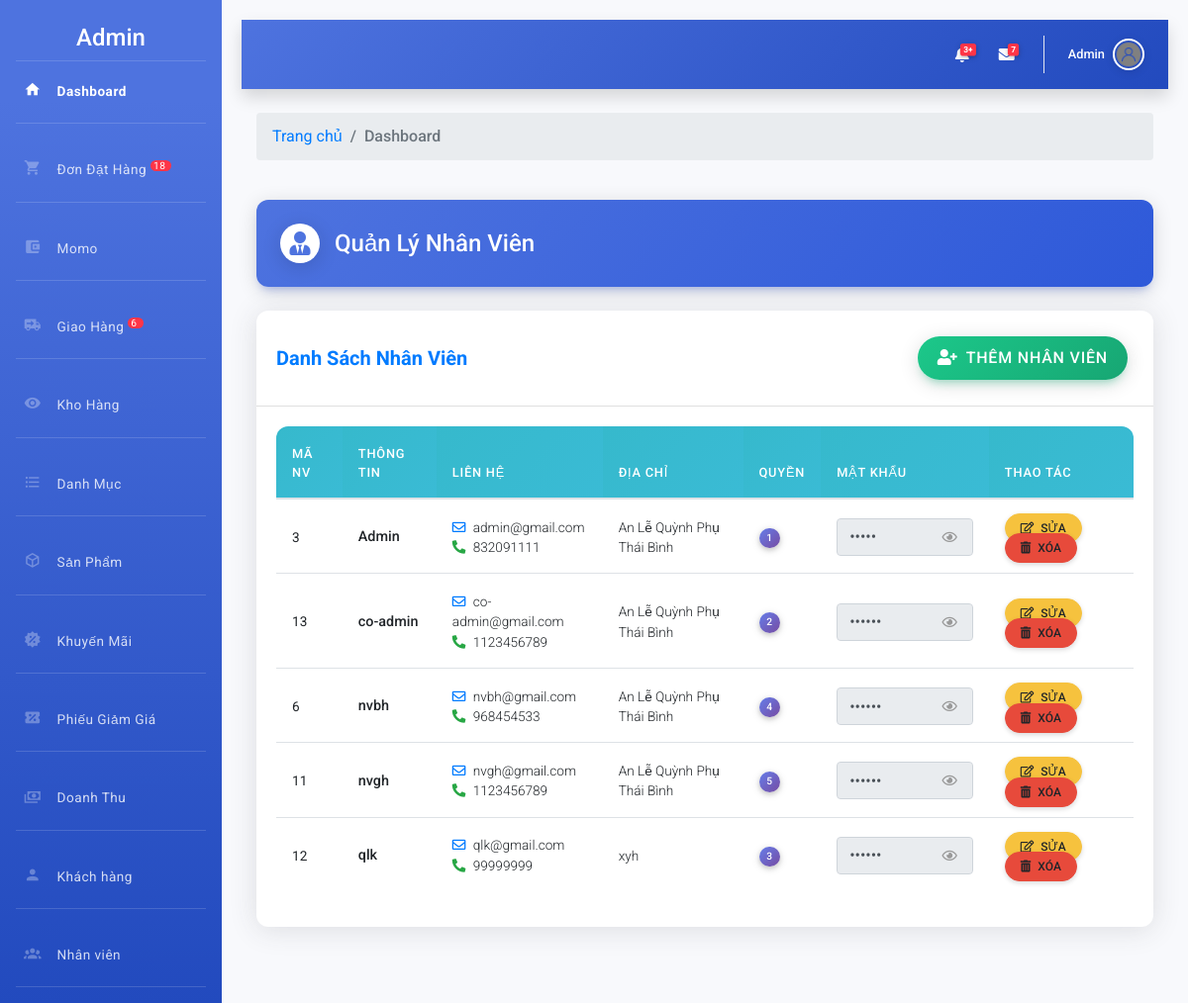
The app's page /admin/index.php?action=nhanvien (signed in) with its own data.
### tables this page shows
CREATE TABLE `nhanvien` (
  `MaNV` int NOT NULL,
  `TenNV` varchar(50) NOT NULL,
  `Email` varchar(50) NOT NULL,
  `SDT` int NOT NULL,
  `DiaChi` text NOT NULL,
  `MatKhau` varchar(50) NOT NULL,
  `Quyen` int NOT NULL
);

### admin/nhanvien/danhsach.php (the view, shortened to what this page needs)
<!DOCTYPE html>
<html lang="vi">
<head>
    <link rel="stylesheet" href="https://cdnjs.cloudflare.com/ajax/libs/twitter-bootstrap/4.6.0/css/bootstrap.min.css">
    <link rel="stylesheet" href="https://cdnjs.cloudflare.com/ajax/libs/font-awesome/5.15.3/css/all.min.css">
    <link rel="stylesheet" href="https://cdnjs.cloudflare.com/ajax/libs/google-fonts/1.0.0/families/roboto.css">
    <link rel="stylesheet" href="https://cdnjs.cloudflare.com/ajax/libs/datatables/1.10.21/css/dataTables.bootstrap4.min.css">
    <link rel="stylesheet" href="https://cdnjs.cloudflare.com/ajax/libs/animate.css/4.1.1/animate.min.css">
</head>
<body>
<?php
    $sql = "select * from nhanvien";
    $rs = mysqli_query($conn, $sql);
?>
<div class="container-fluid py-4">
    <div class="page-header animate-in">
        <h4>
            <span class="page-icon"><i class="fas fa-user-tie"></i></span>
            Quản Lý Nhân Viên
        </h4>
    </div>
    <div class="card animate-in">
        <div class="card-header d-flex justify-content-between align-items-center">
            <h5 class="m-0 font-weight-bold text-primary">Danh Sách Nhân Viên</h5>
            <a href="?action=nhanvien&view=them" class="btn btn-add">
                <i class="fas fa-user-plus mr-2"></i>Thêm Nhân Viên
            </a>
        </div>
        <div class="card-body">
            <div class="table-responsive">
                <table id="employeeTable" class="table table-hover employee-table">
                    <thead>
                        <tr>
                            <th>Mã NV</th>
                            <th>Thông Tin</th>
                            <th>Liên Hệ</th>
                            <th>Địa Chỉ</th>
                            <th>Quyền</th>
                            <th>Mật Khẩu</th>
                            <th>Thao Tác</th>
                        </tr>
                    </thead>
                    <tbody>
                        <?php while ($row = mysqli_fetch_array($rs)) { ?>
                        <tr>
                            <td><strong><?php echo $row['MaNV']; ?></strong></td>
                            <td>
                                <div class="employee-info">
                                    <div class="name"><?php echo $row['TenNV']; ?></div>
                                </div>
                            </td>
                            <td>
                                <div><i class="far fa-envelope mr-1 text-primary"></i> <?php echo $row['Email']; ?></div>
                                <div><i class="fas fa-phone-alt mr-1 text-success"></i> <?php echo $row['SDT']; ?></div>
                            </td>
                            <td><?php echo $row['DiaChi']; ?></td>
                            <td><span class="badge badge-role"><?php echo $row['Quyen']; ?></span></td>
                            <td>
                                <div class="password-field">
                                    <input type="password" class="form-control password-input" readonly value="<?php echo $row['MatKhau']; ?>">
                                    <button type="button" class="password-toggle">
                                        <i class="far fa-eye"></i>
                                    </button>
                                </div>
                            </td>
                            <td>
                                <a href="index.php?action=nhanvien&view=sua&manv=<?php echo $row['MaNV']; ?>" class="btn btn-action btn-edit">
                                    <i class="far fa-edit mr-1"></i> Sửa
                                </a>
                                <a href="nhanvien/xuly.php?xoa&manv=<?php echo $row['MaNV']; ?>" class="btn btn-action btn-delete btn-delete-confirm">
                                    <i class="fas fa-trash-alt mr-1"></i> Xóa
                                </a>
                            </td>
                        </tr>
                        <?php } ?>
                    </tbody>
                </table>
            </div>
        </div>
    </div>
</div>
</body>
</html>

### admin/include/menu.php (style rules this page uses)
:root { --primary: #4e73df; --primary-dark: #3a56a5; --secondary: #858796; --success: #1cc88a; --info: #36b9cc; --warning: #f6c23e; --danger: #e74a3b; --light: #f8f9fc; --dark: #5a5c69; }

### admin/include/header.php (style rules this page uses)
:root { --primary: #4e73df; --primary-dark: #3a5fc7; --secondary: #858796; --success: #1cc88a; --info: #36b9cc; --warning: #f6c23e; --danger: #e74a3b; --light: #f8f9fc; --dark: #5a5c69; }
body { font-family: 'Roboto', sans-serif; background-color: #f8f9fc; overflow-x: hidden; width: 100%; max-width: 100%; }
.container-fluid { padding-right: 0; padding-left: 0; max-width: 100%; }
.card { border: none; border-radius: 10px; box-shadow: 0 5px 15px rgba(0, 0, 0, 0.05); transition: transform 0.3s, box-shadow 0.3s; }
.card-header { background-color: #fff; border-bottom: 1px solid #edf2f9; border-top-left-radius: 10px !important; border-top-right-radius: 10px !important; font-weight: 600; }

### admin/nhanvien/danhsach.php (style rules this page uses)
:root { --primary-color: #4e73df; --secondary-color: #2e59d9; --success-color: #1cc88a; --info-color: #36b9cc; --warning-color: #f6c23e; --danger-color: #e74a3b; }
body { font-family: 'Roboto', sans-serif; background-color: #f8f9fc; color: #5a5c69; }
.card { border-radius: 0.75rem; border: none; box-shadow: 0 0.15rem 1.75rem 0 rgba(58, 59, 69, 0.15); margin-bottom: 2rem; }
.card-header { background-color: transparent; border-bottom: 1px solid rgba(0, 0, 0, 0.125); padding: 1.25rem; }
.page-header { padding: 1.5rem; border-radius: 0.75rem; margin-bottom: 1.5rem; background: linear-gradient(135deg, var(--primary-color) 0%, var(--secondary-color) 100%); color: white; box-shadow: 0 4px 20px 0 rgba(0, 0, 0, 0.14), 0 7px 10px -5px rgba(76, 111, 238, 0.4); }
.page-header h4 { margin: 0; display: flex; align-items: center; font-weight: 500; }
.page-icon { width: 40px; height: 40px; border-radius: 50%; background-color: white; display: flex; align-items: center; justify-content: center; margin-right: 15px; color: var(--primary-color); box-shadow: 0 4px 20px 0 rgba(0, 0, 0, 0.14); }
.employee-table th { font-weight: 500; text-transform: uppercase; font-size: 0.8rem; letter-spacing: 0.05rem; background: linear-gradient(135deg, var(--info-color) 0%, #3abbd5 100%); color: white; border: none; padding: 0.75rem 1rem; }
.employee-table td { vertical-align: middle; padding: 0.75rem 1rem; font-size: 0.85rem; }
.btn-action { margin: 0 5px; border-radius: 50px; padding: 5px 15px; font-size: 0.75rem; font-weight: 500; text-transform: uppercase; box-shadow: 0 2px 5px rgba(0, 0, 0, 0.15); transition: all 0.3s; }
.btn-edit { background-color: var(--warning-color); border-color: var(--warning-color); color: #fff; }
.btn-delete { background-color: var(--danger-color); border-color: var(--danger-color); color: #fff; }
.btn-add { background: linear-gradient(135deg, var(--success-color) 0%, #17a673 100%); border: none; color: white; padding: 10px 20px; font-weight: 500; text-transform: uppercase; letter-spacing: 0.05rem; border-radius: 50px; box-shadow: 0 4px 20px 0 rgba(0, 0, 0, 0.14), 0 7px 10px -5px rgba(25, 205, 140, 0.4); transition: all 0.3s; }
.password-field { position: relative; }
.password-toggle { position: absolute; right: 10px; top: 50%; transform: translateY(-50%); background: none; border: none; color: #999; cursor: pointer; transition: color 0.3s; }
.table-responsive { border-radius: 0.75rem; overflow: hidden; }
.badge-role { padding: 0.5em 0.75em; font-size: 0.75em; border-radius: 50px; background: linear-gradient(135deg, #667eea 0%, #764ba2 100%); color: white; font-weight: 500; }
.employee-info .name { font-weight: 500; font-size: 0.9rem; }
.animate-in { animation: fadeIn 0.5s ease-in-out; }

### records on screen
nhanvien: MaNV "3", TenNV "Admin", Email "admin@gmail.com", SDT "832091111", DiaChi "An Lễ Quỳnh Phụ Thái Bình", Quyen "1"
nhanvien: MaNV "13", TenNV "co-admin", Email "co-admin@gmail.com", SDT "1123456789", DiaChi "An Lễ Quỳnh Phụ Thái Bình", Quyen "2"
nhanvien: MaNV "6", TenNV "nvbh", Email "nvbh@gmail.com", SDT "968454533", DiaChi "An Lễ Quỳnh Phụ Thái Bình", Quyen "4"
nhanvien: MaNV "11", TenNV "nvgh", Email "nvgh@gmail.com", SDT "1123456789", DiaChi "An Lễ Quỳnh Phụ Thái Bình", Quyen "5"
nhanvien: MaNV "12", TenNV "qlk", Email "qlk@gmail.com", SDT "99999999", DiaChi "xyh", Quyen "3"

### other values on screen
$dem "18"
$dem "6"
$nv['TenNV'] "Admin"
